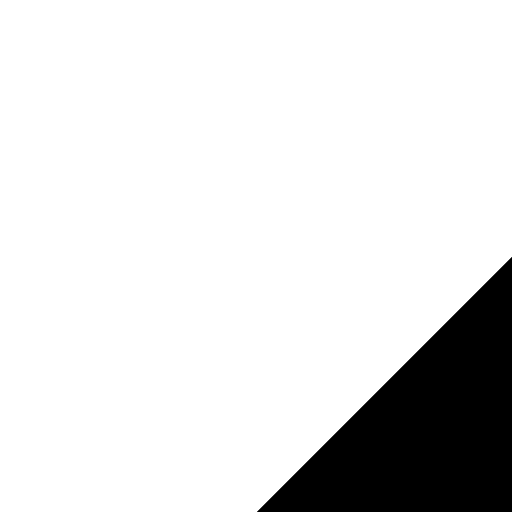
#> input picture script/ /K1/camera_0/c0_1760937969.475154_view2.png, 1024 x 1024 px (shown at 1/2 size)
$ python tune_ca.py --image ' /K1/camera_0/c0_1760937969.475154_view2.png'
#> lines starting #> are read from the running program, lines starting #| are printed output that depends on the picture; after the words box and inside, x2 and y2 are one past the last pixel; in counts of white or black regions, pixels touching at a corner belong together
"""Interactive chromatic aberration (purple fringe) tuning tool.

Usage:
    python tune_ca.py <image_path>

Controls:
    S — save current parameters to ca_params.json
    Q — quit
"""

import json
import sys

import argparse

import cv2
import numpy as np

PARAMS_PATH = "ca_params_1.json"

DEFAULT = dict(
    hue_lo=125,
    hue_hi=160,
    sat_thresh=30,
    val_thresh=150,  # only correct pixels darker than this (0-255)
    margin=30,       # transition width for soft thresholds (S and V)
    strength=90,
    darken=30,       # also reduce V by this % when correcting (0=no darkening)
    r_scale=1000,
    b_scale=1000,
)


# ---------------------------------------------------------------------------
# Correction logic
# ---------------------------------------------------------------------------

def process(img, p):
    b, g, r = cv2.split(img.astype(np.float32))
    h, w = g.shape
    cx, cy = w / 2.0, h / 2.0

    xs = np.tile(np.arange(w, dtype=np.float32), (h, 1))
    ys = np.tile(np.arange(h, dtype=np.float32).reshape(-1, 1), (1, w))

    def remap(ch, scale):
        mx = (xs - cx) / scale + cx
        my = (ys - cy) / scale + cy
        return cv2.remap(ch, mx, my, cv2.INTER_LINEAR)

    r_fixed = remap(r, p["r_scale"] / 1000.0)
    b_fixed = remap(b, p["b_scale"] / 1000.0)
    img_ca = cv2.merge([b_fixed, g, r_fixed]).astype(np.uint8)

    img_hsv = cv2.cvtColor(img_ca, cv2.COLOR_BGR2HSV).astype(np.float32)
    hh, s, v = cv2.split(img_hsv)

    m = max(p.get("margin", 30), 1)
    hue_mask = np.clip((hh - p["hue_lo"]) / m, 0.0, 1.0) * \
               np.clip((p["hue_hi"] - hh) / m, 0.0, 1.0)
    s_mask   = np.clip((s - p["sat_thresh"]) / m, 0.0, 1.0)
    v_mask   = np.clip((p["val_thresh"] - v) / m, 0.0, 1.0)

    mask = hue_mask * s_mask * v_mask
    mask = cv2.GaussianBlur(mask, (3, 3), 0)
    alpha = mask * (p["strength"] / 100.0)
    s -= s * alpha
    s  = np.clip(s, 0, 255)
    v -= v * mask * (p["darken"] / 100.0)
    v  = np.clip(v, 0, 255)
    return cv2.cvtColor(cv2.merge([hh, s, v]).astype(np.uint8), cv2.COLOR_HSV2BGR)


# ---------------------------------------------------------------------------
# GUI
# ---------------------------------------------------------------------------

def main():
    parser = argparse.ArgumentParser()
    parser.add_argument("--image", required=True)
    args = parser.parse_args()
    img_path = args.image
    img_orig = cv2.imread(img_path)
#> img_orig is the input picture: shape (1024, 1024, 3); 87.6% white; 1 black region, box (x1, y1, x2, y2) and area: (514, 514, 1024, 1024) 130305
    if img_orig is None:
        print(f"Cannot read image: {img_path}")
        sys.exit(1)

    # Downscale for display if very large
    display_h = 600
    scale_disp = display_h / img_orig.shape[0]
#> scale_disp = 0.586
    disp_w = int(img_orig.shape[1] * scale_disp)
#> disp_w = 600
    disp_h = display_h
    img_small = cv2.resize(img_orig, (disp_w, disp_h))
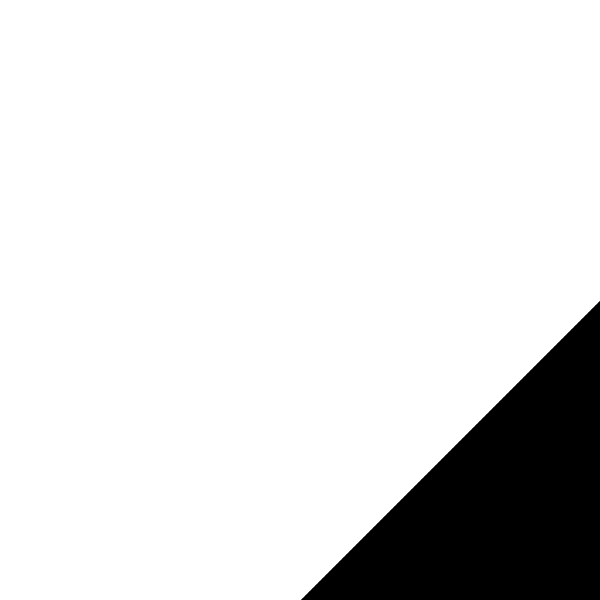
#> img_small: shape (600, 600, 3); min 0, max 255, mean 223.3

    params = dict(DEFAULT)
    win = "CA Tuner  |  S=save  Q=quit"
    cv2.namedWindow(win, cv2.WINDOW_NORMAL)
    cv2.resizeWindow(win, disp_w * 2, disp_h)

    def nothing(_): pass

    cv2.createTrackbar("Hue Low",    win, params["hue_lo"],      179, nothing)
    cv2.createTrackbar("Hue High",   win, params["hue_hi"],      179, nothing)
    cv2.createTrackbar("Sat Thresh", win, params["sat_thresh"],  255, nothing)
    cv2.createTrackbar("Val Thresh", win, params["val_thresh"],  255, nothing)
    cv2.createTrackbar("Margin",     win, params["margin"],      100, nothing)
    cv2.createTrackbar("Strength",   win, params["strength"],    100, nothing)
    cv2.createTrackbar("Darken",     win, params["darken"],      100, nothing)
    cv2.createTrackbar("R Scale",    win, params["r_scale"],    1010, nothing)
    cv2.createTrackbar("B Scale",    win, params["b_scale"],    1010, nothing)

    cv2.setTrackbarMin("R Scale", win, 990)
    cv2.setTrackbarMin("B Scale", win, 990)

    while True:
        params["hue_lo"]     = cv2.getTrackbarPos("Hue Low",    win)
        params["hue_hi"]     = cv2.getTrackbarPos("Hue High",   win)
        params["sat_thresh"] = cv2.getTrackbarPos("Sat Thresh", win)
        params["val_thresh"] = cv2.getTrackbarPos("Val Thresh", win)
        params["margin"]     = cv2.getTrackbarPos("Margin",     win)
        params["strength"]   = cv2.getTrackbarPos("Strength",   win)
        params["darken"]     = cv2.getTrackbarPos("Darken",     win)
        params["r_scale"]    = cv2.getTrackbarPos("R Scale",    win)
        params["b_scale"]    = cv2.getTrackbarPos("B Scale",    win)

        corrected = process(img_small.copy(), params)
#> in process, `img_hsv = cv2.cvtColor(img_ca, cv2.COLOR_BGR2HSV).astype(np.float32)`:
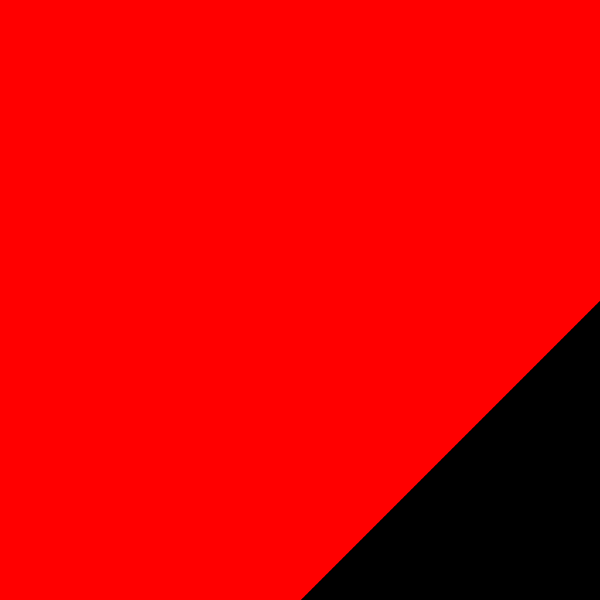
#> img_hsv: shape (600, 600, 3) float32; mean B, G, R 0, 0, 224
#> in process, `hh, s, v = cv2.split(img_hsv)`: hh: shape (600, 600) float32; every value is 0
#> in process, `v_mask   = np.clip((p["val_thresh"] - v) / m, 0.0, 1.0)`:
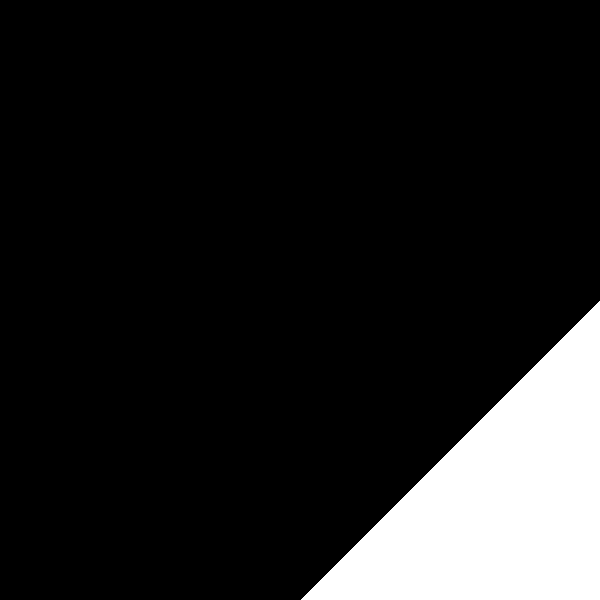
#> v_mask: shape (600, 600) float32; values 0 (black) and 1 (white), 12.5% white; 1 white region, box (x1, y1, x2, y2) and area: (301, 301, 600, 600) 44850
        display = np.concatenate([img_small, corrected], axis=1)
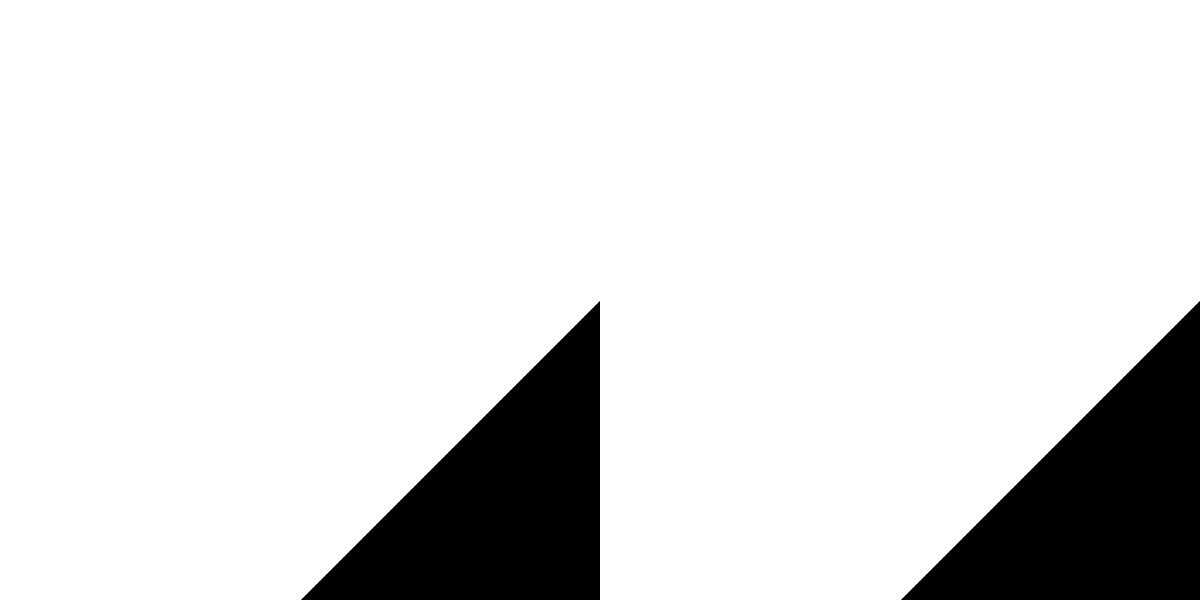
#> display: shape (600, 1200, 3); min 0, max 255, mean 223.3

        # Draw divider line
        cv2.line(display, (disp_w, 0), (disp_w, disp_h), (0, 255, 0), 1)
        cv2.putText(display, "Original",  (10, 25),
                    cv2.FONT_HERSHEY_SIMPLEX, 0.7, (0, 255, 0), 2)
        cv2.putText(display, "Corrected", (disp_w + 10, 25),
                    cv2.FONT_HERSHEY_SIMPLEX, 0.7, (0, 255, 0), 2)
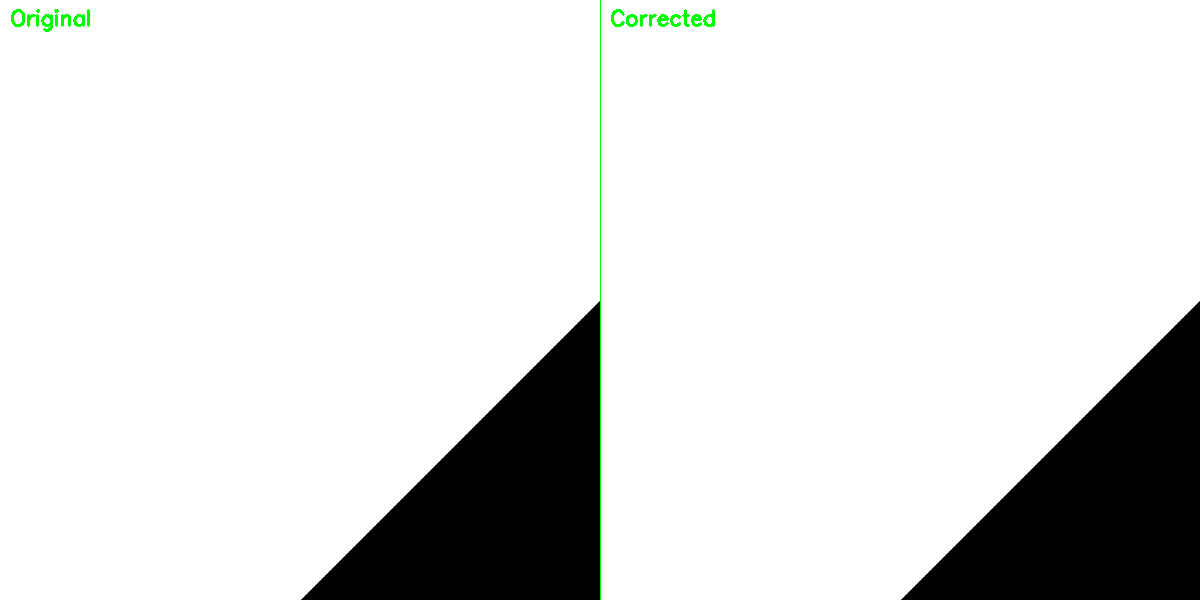
#> display: shape (600, 1200, 3); mean B, G, R 222.6, 223.3, 222.6

        cv2.imshow(win, display)
        key = cv2.waitKey(30) & 0xFF
#> (key q is pressed here)

        if key == ord('q') or key == ord('Q'):
            break
        elif key == ord('s') or key == ord('S'):
            with open(PARAMS_PATH, "w") as f:
                json.dump(params, f, indent=2)
            print(f"Parameters saved to {PARAMS_PATH}: {params}")

    cv2.destroyAllWindows()


if __name__ == "__main__":
    main()

$ run again, on script/ /K1/camera_0/c0_1760937977.270350_view0.png
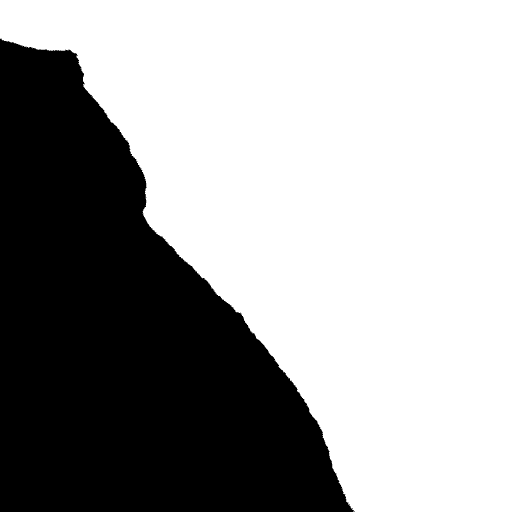
#> input picture script/ /K1/camera_0/c0_1760937977.270350_view0.png, 1024 x 1024 px (shown at 1/2 size)
#> in main, img_orig is the input picture: shape (1024, 1024, 3); 62.5% white; 1 black region, box (x1, y1, x2, y2) and area: (0, 77, 710, 1024) 393245
#> hh: shape (600, 600) float32; every value is 0
#> in process, `v_mask   = np.clip((p["val_thresh"] - v) / m, 0.0, 1.0)`:
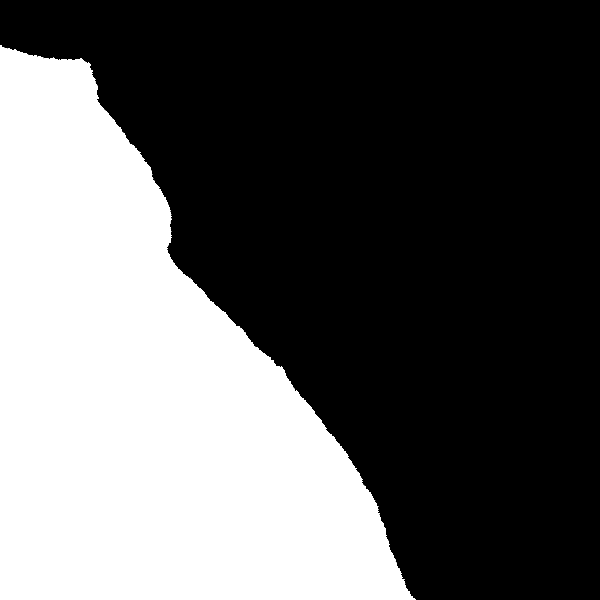
#> v_mask: shape (600, 600) float32; min 0, max 1, mean 0.375
#> in main, `cv2.putText(display, "Corrected", (disp_w + 10, 25), cv2.FONT_HERSHEY_..`:
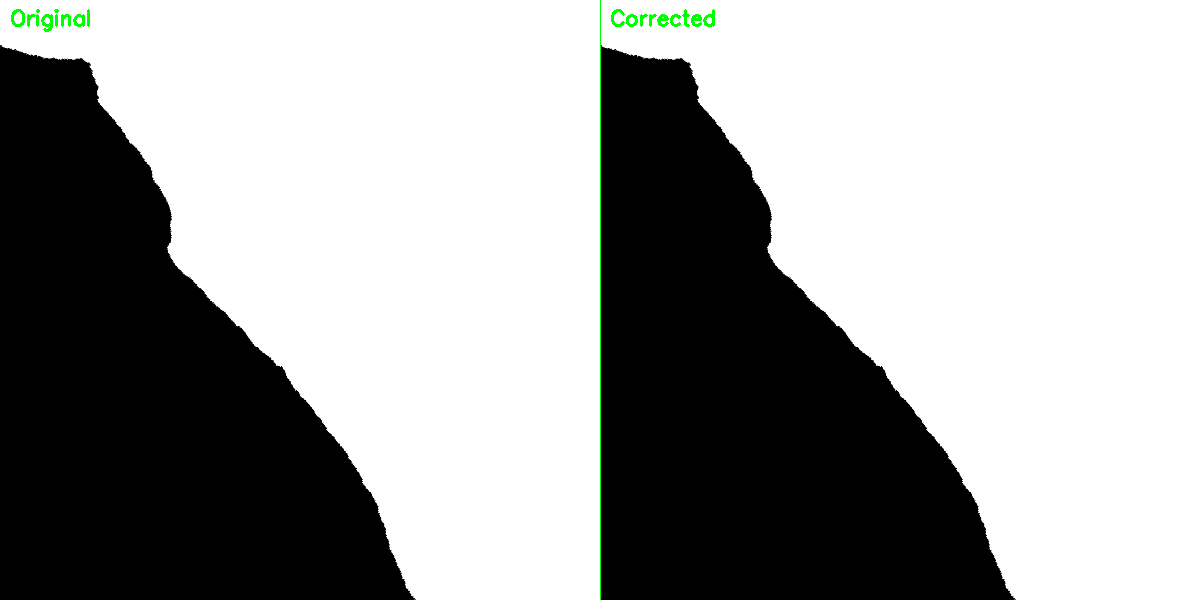
#> display: shape (600, 1200, 3); mean B, G, R 158.8, 159.6, 158.8

$ run again, on script/ /K1/camera_0/c0_1760937982.367208_view1.png
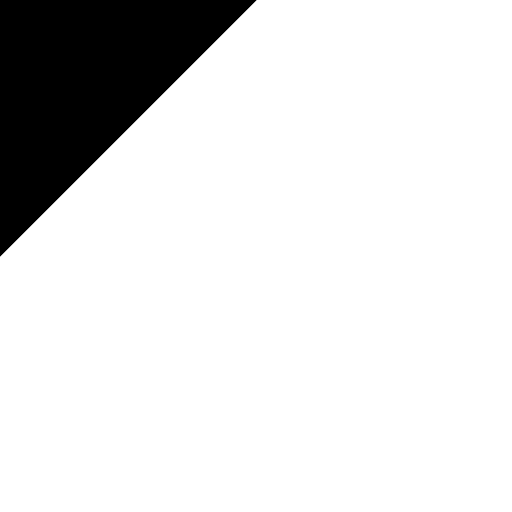
#> input picture script/ /K1/camera_0/c0_1760937982.367208_view1.png, 1024 x 1024 px (shown at 1/2 size)
#> in main, img_orig is the input picture: shape (1024, 1024, 3); 87.4% white; 1 black region, box (x1, y1, x2, y2) and area: (0, 0, 513, 513) 131841
#> hh: shape (600, 600) float32; every value is 0
#> in process, `v_mask   = np.clip((p["val_thresh"] - v) / m, 0.0, 1.0)`:
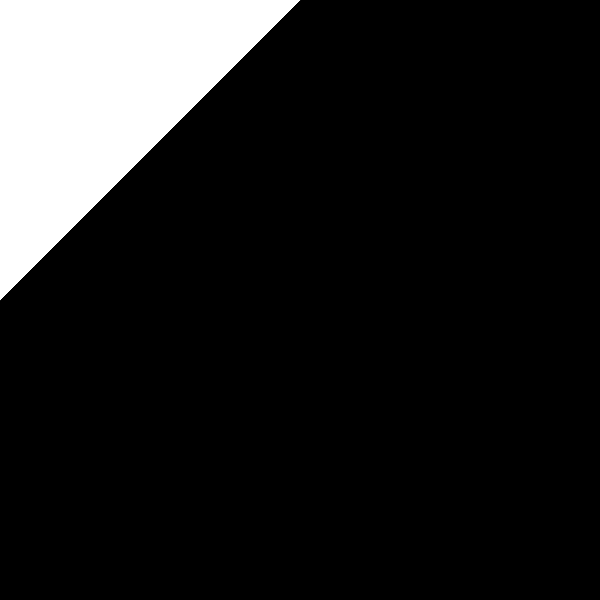
#> v_mask: shape (600, 600) float32; min 0, max 1, mean 0.125
#> in main, `cv2.putText(display, "Corrected", (disp_w + 10, 25), cv2.FONT_HERSHEY_..`:
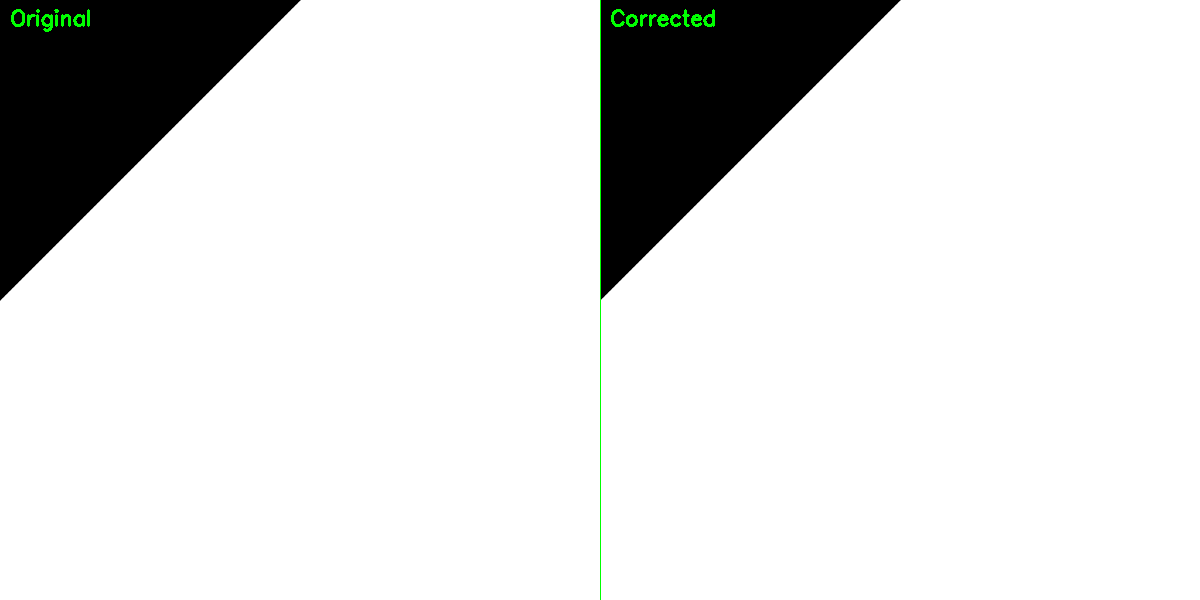
#> display: shape (600, 1200, 3); mean B, G, R 222.8, 223.5, 222.8
